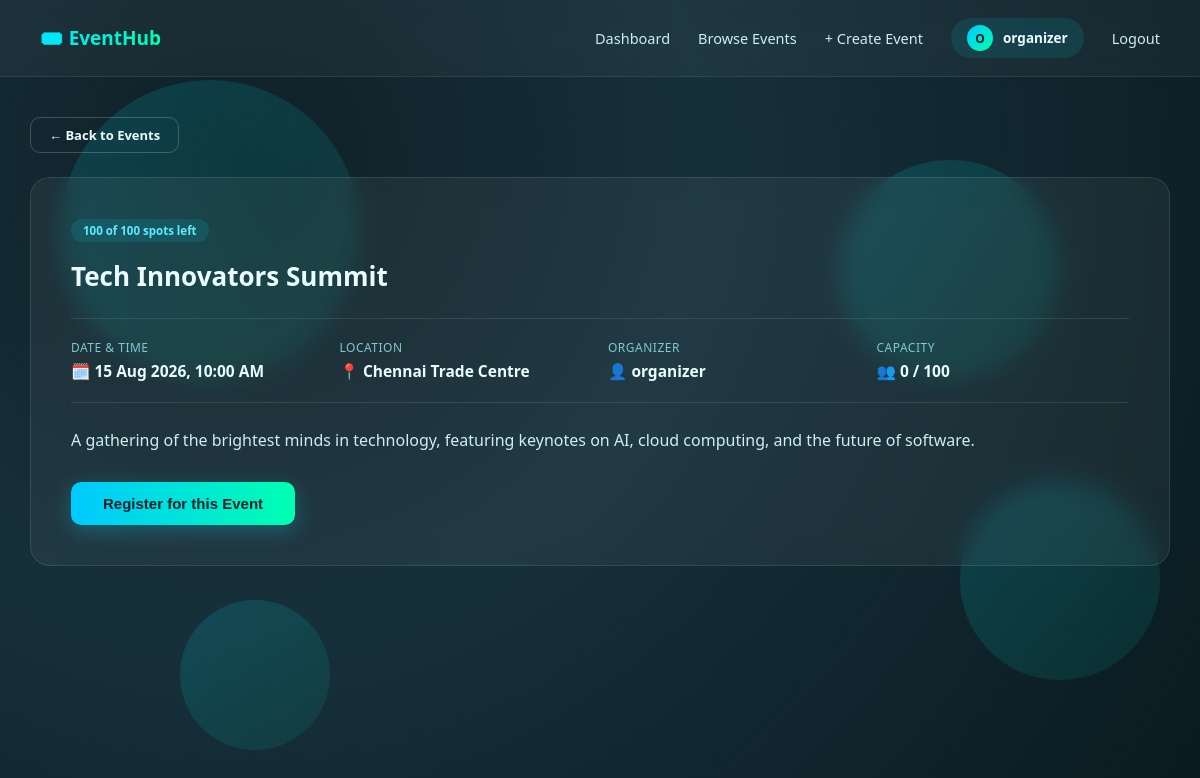
The app's page /events/1 (signed in) with its own data.
### tables this page shows
CREATE TABLE user (
            id INTEGER PRIMARY KEY AUTOINCREMENT,
            username TEXT UNIQUE NOT NULL,
            email TEXT UNIQUE NOT NULL,
            password_hash TEXT NOT NULL,
            is_organizer INTEGER DEFAULT 0,
            created_at TIMESTAMP DEFAULT CURRENT_TIMESTAMP
        );

CREATE TABLE event (
            id INTEGER PRIMARY KEY AUTOINCREMENT,
            title TEXT NOT NULL,
            description TEXT NOT NULL,
            location TEXT NOT NULL,
            event_date TIMESTAMP NOT NULL,
            capacity INTEGER DEFAULT 50,
            organizer_id INTEGER NOT NULL,
            created_at TIMESTAMP DEFAULT CURRENT_TIMESTAMP,
            FOREIGN KEY (organizer_id) REFERENCES user (id)
        );

### app.py (the view)
@app.route('/events/<int:event_id>')
@login_required
def event_detail(event_id):
    db = get_db()
    row = db.execute("SELECT * FROM event WHERE id = ?", (event_id,)).fetchone()
    if not row:
        flash('Event not found.', 'error')
        return redirect(url_for('events'))
    spots_left, registered_count = event_spots_left(row, db)
    organizer = db.execute("SELECT username FROM user WHERE id = ?", (row['organizer_id'],)).fetchone()
    event = {
        **dict(row),
        'spots_left': spots_left,
        'registered_count': registered_count,
        'event_date': parse_dt(row['event_date']),
        'organizer_username': organizer['username'] if organizer else 'Unknown'
    }
    is_registered = db.execute(
        "SELECT 1 FROM registration WHERE user_id = ? AND event_id = ? AND status = 'confirmed'",
        (session['user_id'], event_id)
    ).fetchone() is not None
    return render_template('event_detail.html', event=event, is_registered=is_registered)

### app.py (called while the page is built)
def get_db():
    if 'db' not in g:
        g.db = sqlite3.connect(DB_NAME)
        g.db.row_factory = sqlite3.Row
        g.db.execute("PRAGMA foreign_keys = ON")
    return g.db

def parse_dt(value):
    if isinstance(value, datetime):
        return value
    for fmt in ('%Y-%m-%d %H:%M:%S', '%Y-%m-%dT%H:%M'):
        try:
            return datetime.strptime(value, fmt)
        except ValueError:
            continue
    return None

def event_spots_left(event_row, db):
    count = db.execute(
        "SELECT COUNT(*) FROM registration WHERE event_id = ? AND status = 'confirmed'",
        (event_row['id'],)
    ).fetchone()[0]
    return max(event_row['capacity'] - count, 0), count

def login_required(f):
    @wraps(f)
    def decorated(*args, **kwargs):
        if 'user_id' not in session:
            flash('Please log in to access this page.', 'info')
            return redirect(url_for('login'))
        return f(*args, **kwargs)
    return decorated

@app.context_processor
def inject_user():
    class CurrentUser:
        is_authenticated = 'user_id' in session
        username = session.get('username')
        is_organizer = session.get('is_organizer', False)
    return {'current_user': CurrentUser()}

### templates/event_detail.html (shortened to what this page needs)
{% extends "base.html" %}
{% block content %}
<div class="page-wrapper">
    <a href="{{ url_for('events') }}" class="btn-outline" style="margin-bottom: 24px; padding: 8px 18px; font-size: 13px;">← Back to Events</a>
    <div class="detail-card">
        {% if is_registered %}
            <span class="event-badge registered">✓ You're registered</span>
        {% elif event.spots_left <= 0 %}
            <span class="event-badge full">Event Full</span>
        {% else %}
            <span class="event-badge">{{ event.spots_left }} of {{ event.capacity }} spots left</span>
        {% endif %}
        <h1 style="margin-top: 16px;">{{ event.title }}</h1>
        <div class="detail-meta-grid">
            <div class="meta-item">
                <div class="meta-label">Date & Time</div>
                <div class="meta-value">🗓️ {{ event.event_date.strftime('%d %b %Y, %I:%M %p') }}</div>
            </div>
            <div class="meta-item">
                <div class="meta-label">Location</div>
                <div class="meta-value">📍 {{ event.location }}</div>
            </div>
            <div class="meta-item">
                <div class="meta-label">Organizer</div>
                <div class="meta-value">👤 {{ event.organizer_username }}</div>
            </div>
            <div class="meta-item">
                <div class="meta-label">Capacity</div>
                <div class="meta-value">👥 {{ event.registered_count }} / {{ event.capacity }}</div>
            </div>
        </div>
        <p class="detail-description">{{ event.description }}</p>
        {% if is_registered %}
        <form method="POST" action="{{ url_for('cancel_registration', event_id=event.id) }}" class="inline-form">
            <button type="submit" class="btn-danger">Cancel Registration</button>
        </form>
        {% elif event.spots_left > 0 %}
        <form method="POST" action="{{ url_for('register_for_event', event_id=event.id) }}" class="inline-form">
            <button type="submit" class="btn-primary" style="width: auto; padding: 13px 32px;">Register for this Event</button>
        </form>
        {% else %}
        <button class="btn-outline" disabled style="opacity: 0.5; cursor: not-allowed;">Event is Full</button>
        {% endif %}
    </div>
</div>
{% endblock %}

### templates/base.html (shortened to what this page needs)
<!DOCTYPE html>
<html lang="en">
<head>
<link rel="stylesheet" href="{{ url_for('static', filename='style.css') }}">
</head>
<body>
    <div class="bg-shapes"><span></span><span></span><span></span><span></span></div>
    {% if current_user.is_authenticated %}
    <div class="navbar">
        <div class="brand">🎟️ EventHub</div>
        <nav>
            <a href="{{ url_for('dashboard') }}">Dashboard</a>
            <a href="{{ url_for('events') }}">Browse Events</a>
            {% if current_user.is_organizer %}
            <a href="{{ url_for('create_event') }}">+ Create Event</a>
            {% endif %}
            <div class="user-chip">
                <div class="avatar-circle">{{ current_user.username[0]|upper }}</div>
                {{ current_user.username }}
            </div>
            <a href="{{ url_for('logout') }}">Logout</a>
        </nav>
    </div>
    {% endif %}
    {% block content %}{% endblock %}
</body>
</html>

### static/style.css (style rules this page uses)
* { box-sizing: border-box; margin: 0; padding: 0; }
html, body { height: 100%; width: 100%; }
body { font-family: 'Segoe UI', Arial, sans-serif; color: #eafcff; min-height: 100vh; background: radial-gradient(circle at 20% 20%, #0f2027 0%, #16303a 40%, #0a1a20 100%); background-attachment: fixed; }
.bg-shapes { position: fixed; inset: 0; overflow: hidden; z-index: 0; pointer-events: none; }
.bg-shapes span { position: absolute; border-radius: 50%; background: linear-gradient(135deg, rgba(0, 229, 255, 0.15), rgba(0, 255, 178, 0.08)); animation: float 12s ease-in-out infinite; }
.bg-shapes span:nth-child(1) { width: 300px; height: 300px; top: 10%; left: 5%; animation-delay: 0s; }
.bg-shapes span:nth-child(2) { width: 200px; height: 200px; top: 60%; left: 80%; animation-delay: 3s; }
.bg-shapes span:nth-child(3) { width: 150px; height: 150px; top: 75%; left: 15%; animation-delay: 6s; }
.bg-shapes span:nth-child(4) { width: 220px; height: 220px; top: 20%; left: 70%; animation-delay: 9s; }
.btn-primary { width: 100%; padding: 13px; border: none; border-radius: 10px; background: linear-gradient(90deg, #00c9ff, #00ffb2); color: #06222a; font-weight: 700; font-size: 15px; cursor: pointer; transition: all 0.2s ease; box-shadow: 0 6px 20px rgba(0, 229, 255, 0.25); }
.navbar { position: relative; z-index: 2; display: flex; align-items: center; justify-content: space-between; padding: 18px 40px; background: rgba(255,255,255,0.04); border-bottom: 1px solid rgba(255,255,255,0.08); backdrop-filter: blur(12px); }
.navbar .brand { font-size: 19px; font-weight: 700; background: linear-gradient(90deg, #00e5ff, #00ffb2); -webkit-background-clip: text; -webkit-text-fill-color: transparent; background-clip: text; }
.navbar nav { display: flex; align-items: center; gap: 28px; }
.navbar nav a { color: #cdeff2; text-decoration: none; font-size: 14.5px; font-weight: 500; transition: color 0.2s; }
.navbar .user-chip { display: flex; align-items: center; gap: 10px; background: rgba(0, 229, 255, 0.1); padding: 7px 16px; border-radius: 30px; font-size: 13.5px; font-weight: 600; }
.avatar-circle { width: 26px; height: 26px; border-radius: 50%; background: linear-gradient(135deg, #00c9ff, #00ffb2); display: flex; align-items: center; justify-content: center; font-size: 12px; font-weight: 700; color: #06222a; }
.page-wrapper { position: relative; z-index: 1; max-width: 1200px; margin: 0 auto; padding: 40px 30px 80px; }
.event-badge { display: inline-block; padding: 4px 12px; border-radius: 20px; font-size: 11.5px; font-weight: 700; background: rgba(0, 229, 255, 0.12); color: #5eeaff; }
.detail-card { background: rgba(255,255,255,0.05); border: 1px solid rgba(255,255,255,0.1); border-radius: 20px; padding: 40px; backdrop-filter: blur(12px); }
.detail-card h1 { font-size: 26px; margin-bottom: 14px; }
.detail-meta-grid { display: grid; grid-template-columns: repeat(auto-fit, minmax(180px, 1fr)); gap: 16px; margin: 24px 0; padding: 20px 0; border-top: 1px solid rgba(255,255,255,0.1); border-bottom: 1px solid rgba(255,255,255,0.1); }
.meta-item .meta-label { font-size: 12px; color: #7fc9d0; text-transform: uppercase; letter-spacing: 0.5px; margin-bottom: 4px; }
.meta-item .meta-value { font-size: 15.5px; font-weight: 600; }
.detail-description { line-height: 1.7; color: #cdeff2; margin-bottom: 28px; }
.btn-outline { background: transparent; border: 1px solid rgba(255,255,255,0.2); color: #eafcff; padding: 13px 28px; border-radius: 10px; font-weight: 600; cursor: pointer; font-size: 14.5px; text-decoration: none; display: inline-block; }
form.inline-form { display: inline; }

### records on screen
user: username "organizer", organizer_username "organizer"
event: title "Tech Innovators Summit", location "Chennai Trade Centre", description "A gathering of the brightest minds in technology, featuring keynotes on AI, cloud computing, and the future of software."

### other values on screen
{{ current_user.username[0]|upper }} "O"
{{ event.spots_left }} "100"
{{ event.capacity }} "100"
{{ event.event_date.strftime('%d %b %Y, %I:%M %p') }} "15 Aug 2026, 10:00 AM"
{{ event.registered_count }} "0"
